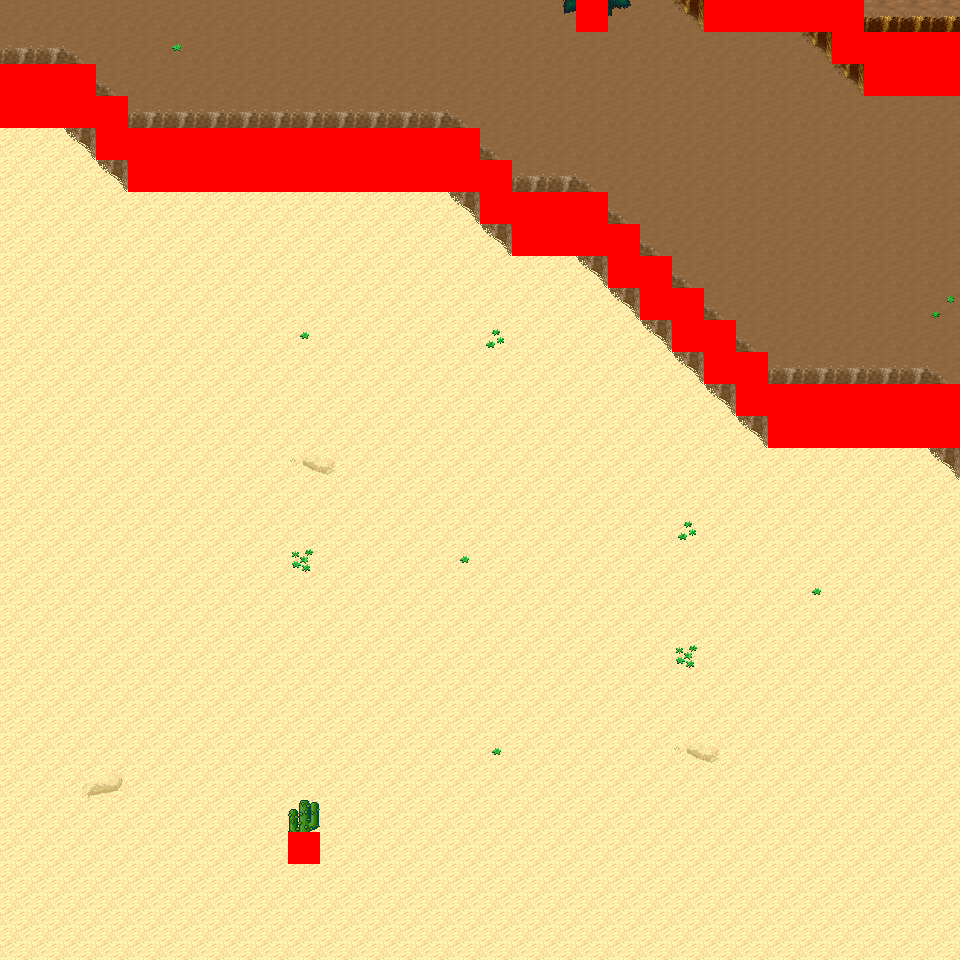

Rendered tile map (Tiled .tmx) drawn with the repository's tilesets; below, a short description and the map source with its tile grids summarised:
An orthogonal 30x30 tile map with 32x32 px tiles, 6 tile layers (Ground, Object, Object2, Above, ...), 11 tilesets and 9 objects (9x mapExit).

<map version="1.0" orientation="orthogonal" renderorder="right-down" width="30" height="30" tilewidth="32" tileheight="32" nextobjectid="10">
  <tileset firstgid="1" name="tileset_logic_collision" tilewidth="32" tileheight="32" tilecount="1" columns="1">
    <image source="../drawable/tileset_logic_collision.png" width="32" height="32" />
  </tileset>
  <tileset firstgid="2" name="tileset_ground_ground" tilewidth="32" tileheight="32" tilecount="33" columns="3">
    <image source="../drawable/tileset_ground_ground.png" width="96" height="352" />
  </tileset>
  <tileset firstgid="35" name="tileset_ground_ridge_earth_pale" tilewidth="32" tileheight="32" tilecount="96" columns="12">
    <image source="../drawable/tileset_ground_ridge_earth_pale.png" width="384" height="256" />
  </tileset>
  <tileset firstgid="131" name="tileset_ground_ridge_earth_dark" tilewidth="32" tileheight="32" tilecount="96" columns="12">
    <image source="../drawable/tileset_ground_ridge_earth_dark.png" width="384" height="256" />
  </tileset>
  <tileset firstgid="227" name="tileset_terrain_desert" tilewidth="32" tileheight="32" tilecount="88" columns="8">
    <image source="../drawable/tileset_terrain_desert.png" width="256" height="352" />
  </tileset>
  <tileset firstgid="315" name="tileset_ground_sand_2" tilewidth="32" tileheight="32" tilecount="15" columns="5">
    <image source="../drawable/tileset_ground_sand_2.png" width="160" height="96" />
  </tileset>
  <tileset firstgid="330" name="tileset_plant_cactus_2" tilewidth="32" tileheight="32" tilecount="10" columns="5">
    <image source="../drawable/tileset_plant_cactus_2.png" width="160" height="64" />
  </tileset>
  <tileset firstgid="340" name="tileset_plant_cactus" tilewidth="32" tileheight="32" tilecount="2" columns="1">
    <image source="../drawable/tileset_plant_cactus.png" width="32" height="64" />
  </tileset>
  <tileset firstgid="342" name="tileset_plant_tree_evergreen" tilewidth="32" tileheight="32" tilecount="36" columns="3">
    <image source="../drawable/tileset_plant_tree_evergreen.png" width="96" height="384" />
  </tileset>
  <tileset firstgid="378" name="tileset_ground_rock_pebbles" tilewidth="32" tileheight="32" tilecount="3" columns="1">
    <image source="../drawable/tileset_ground_rock_pebbles.png" width="32" height="96" />
  </tileset>
  <tileset firstgid="381" name="tileset_plant_star_shaped_plants" tilewidth="32" tileheight="32" tilecount="6" columns="2">
    <image source="../drawable/tileset_plant_star_shaped_plants.png" width="64" height="96" />
  </tileset>
  <layer name="Ground" width="30" height="30">
    <data>[900 cells, 900 non-empty, 7 distinct tile ids]</data>
  </layer>
  <layer name="Object" width="30" height="30">
    <data>[900 cells, 136 non-empty, 20 distinct tile ids]</data>
  </layer>
  <layer name="Object2" width="30" height="30">
    <data>[900 cells, 0 non-empty, 0 distinct tile ids]</data>
  </layer>
  <layer name="Above" width="30" height="30">
    <data>[900 cells, 3 non-empty, 3 distinct tile ids]</data>
  </layer>
  <layer name="Above2" width="30" height="30">
    <data>[900 cells, 0 non-empty, 0 distinct tile ids]</data>
  </layer>
  <layer name="Walkable" width="30" height="30">
    <data>[900 cells, 74 non-empty, 1 distinct tile ids]</data>
  </layer>
  <objectgroup name="MapEvents">
    <object id="1" name="north" type="mapExit" x="0" y="0" width="576" height="32">
      <properties>
        <property name="map" value="level_0_x19_y93" />
        <property name="x" value="0" />
        <property name="y" value="28" />
      </properties>
    </object>
    <object id="2" name="north2" type="mapExit" x="608" y="0" width="96" height="32">
      <properties>
        <property name="map" value="level_0_x19_y93" />
        <property name="x" value="19" />
        <property name="y" value="28" />
      </properties>
    </object>
    <object id="3" name="north3" type="mapExit" x="864" y="0" width="96" height="32">
      <properties>
        <property name="map" value="level_0_x19_y93" />
        <property name="x" value="27" />
        <property name="y" value="28" />
      </properties>
    </object>
    <object id="4" name="south" type="mapExit" x="0" y="928" width="960" height="32">
      <properties>
        <property name="map" value="level_0_x19_y95" />
        <property name="x" value="0" />
        <property name="y" value="1" />
      </properties>
    </object>
    <object id="5" name="west" type="mapExit" x="0" y="0" width="32" height="64">
      <properties>
        <property name="map" value="level_0_x18_y94" />
        <property name="x" value="28" />
        <property name="y" value="0" />
      </properties>
    </object>
    <object id="6" name="west2" type="mapExit" x="0" y="128" width="32" height="832">
      <properties>
        <property name="map" value="level_0_x18_y94" />
        <property name="x" value="28" />
        <property name="y" value="4" />
      </properties>
    </object>
    <object id="7" name="east" type="mapExit" x="928" y="0" width="32" height="32">
      <properties>
        <property name="map" value="level_0_x20_y94" />
        <property name="x" value="1" />
        <property name="y" value="0" />
      </properties>
    </object>
    <object id="8" name="east2" type="mapExit" x="928" y="96" width="32" height="288">
      <properties>
        <property name="map" value="level_0_x20_y94" />
        <property name="x" value="1" />
        <property name="y" value="3" />
      </properties>
    </object>
    <object id="9" name="east3" type="mapExit" x="928" y="448" width="32" height="512">
      <properties>
        <property name="map" value="level_0_x20_y94" />
        <property name="x" value="1" />
        <property name="y" value="14" />
      </properties>
    </object>
  </objectgroup>
</map>
